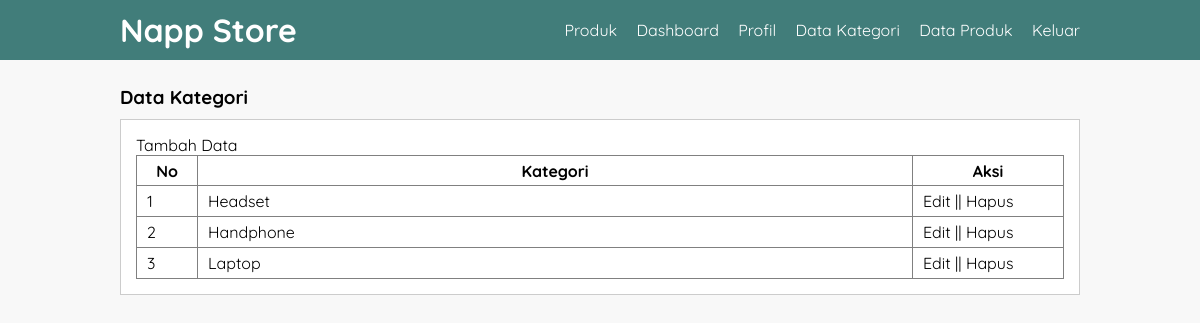
/data-kategori.php (signed in), run on the app's committed database.
### tables this page shows
CREATE TABLE `tb_category` (
  `category_id` int(11) NOT NULL,
  `category_name` varchar(25) NOT NULL
);

### data-kategori.php (the view, shortened to what this page needs)
<?php
	include 'db.php';
?>
<!DOCTYPE html>
<html>
<head>
	<link rel="stylesheet" type="text/css" href="css/style.css">
</head>
<body>
	<header>
		<div class="container">
			<h1><a href="index.php">Napp Store</a></h1>
			<ul>
				<li><a href="produk.php">Produk</a></li>
				<li><a href="dashboard.php">Dashboard</a></li>
				<li><a href="profil.php">Profil</a></li>
				<li><a href="data-kategori.php">Data Kategori</a></li>
				<li><a href="data-produk.php">Data Produk</a></li>
				<li><a href="keluar.php">Keluar</a></li>
			</ul>
		</div>
	</header>
	<div class="section">
		<div class="container">
			<h3>Data Kategori</h3>
			<div class="box">
				<p><a href="tambah-kategori.php">Tambah Data</a></p>
				<table border="1" cellspacing="0" class="table">
					<thead>
						<tr>
							<th width="60px">No</th>
							<th>Kategori</th>
							<th width="150px">Aksi</th>
						</tr>
					</thead>
					<tbody>
						<?php
							$no = 1;
							$kategori = mysqli_query($conn, "SELECT * FROM tb_category ORDER BY category_id DESC");
							if(mysqli_num_rows($kategori) > 0){
							while($row = mysqli_fetch_array($kategori)){
						?>
						<tr>
							<td><?php echo $no++ ?></td>
							<td><?php echo $row['category_name'] ?></td>
							<td>
								<a href="edit-kategori.php?id=<?php echo $row['category_id'] ?>">Edit</a> || <a href="proses-hapus.php?idk=<?php echo $row['category_id'] ?>" onclick="return confirm('Yakin ingin hapus ?')">Hapus</a>
							</td>
						</tr>
						<?php }}else{ ?>
							<tr>
								<td colspan="3">Tidak ada data</td>
							</tr>
						<?php } ?>
					</tbody>
				</table>
			</div>
		</div>
	</div>
</body>
</html>

### css/style.css (style rules this page uses)
* { padding:0; margin:0; font-family: 'Quicksand', sans-serif; }
body { background-color: #f8f8f8; }
a { color: inherit; text-decoration: none; }
header { background-color: #417D7A; color: #fff; }
header h1 { float: left; padding:10px 0; }
header ul { float: right; }
header ul li { display: inline-block; }
header ul li a { padding:20px 0 20px 15px; display: inline-block; }
.container { width: 80%; margin:0 auto; }
.container:after { content: ''; display: block; clear: both; }
.section { padding:25px 0; }
.box { background-color: #fff; border:1px solid #ccc; padding:15px; box-sizing: border-box; margin:10px 0 25px 0; }
.box:after { content: ''; display: block; clear: both; }
.table { width: 100%; border-collapse: collapse; }
.table tr { height: 30px; }
.table tr td { padding:5px 10px; }

### data on the page
tb_category: category_name "Headset"
tb_category: category_name "Handphone"
tb_category: category_name "Laptop"
